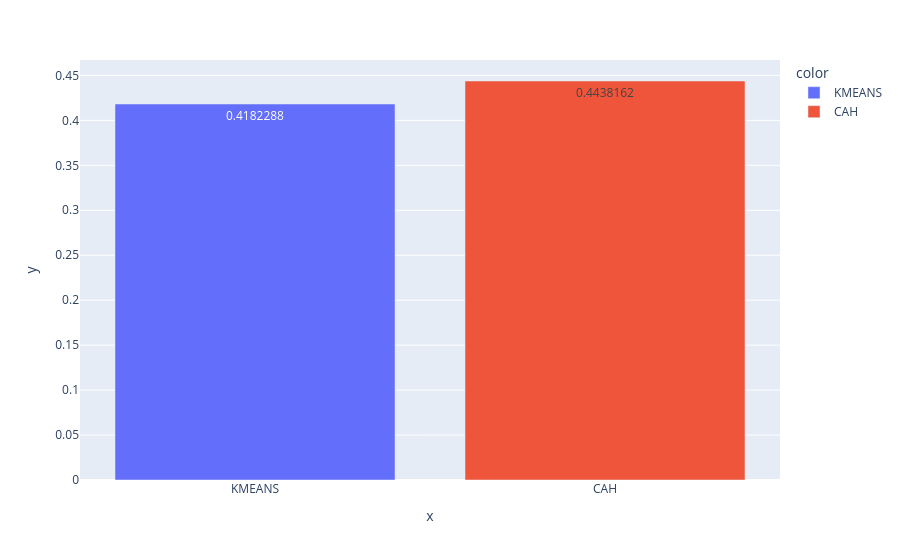

The notebook cell saved with this chart:
### Markdown cell above
#### <font color = "bisque"> Comparer Kmeans et CAH

### Code cell
# Diagramme en barre des silhouettes
Model_Names = ['KMEANS', 'CAH']
sil = [sil_kmeans, sil_cah]
fig = px.bar(x = Model_Names, y = sil, color = Model_Names, text_auto = True)
fig.show()

### Figure 1 — Plotly figure (JSON) as saved in the notebook; plotly's stock layout.template omitted (floating-point values rounded to 4 significant figures)
{"data": [{"hovertemplate": "color=KMEANS<br>x=%{x}<br>y=%{y}<extra></extra>", "legendgroup": "KMEANS", "marker": {"color": "#636efa", "pattern": {"shape": ""}}, "name": "KMEANS", "orientation": "v", "showlegend": true, "textposition": "auto", "texttemplate": "%{y}", "type": "bar", "x": ["KMEANS"], "xaxis": "x", "y": [0.4182], "yaxis": "y"}, {"hovertemplate": "color=CAH<br>x=%{x}<br>y=%{y}<extra></extra>", "legendgroup": "CAH", "marker": {"color": "#EF553B", "pattern": {"shape": ""}}, "name": "CAH", "orientation": "v", "showlegend": true, "textposition": "auto", "texttemplate": "%{y}", "type": "bar", "x": ["CAH"], "xaxis": "x", "y": [0.4438], "yaxis": "y"}], "layout": {"barmode": "relative", "legend": {"title": {"text": "color"}, "tracegroupgap": 0}, "margin": {"t": 60}, "xaxis": {"anchor": "y", "domain": [0.0, 1.0], "title": {"text": "x"}}, "yaxis": {"anchor": "x", "domain": [0.0, 1.0], "title": {"text": "y"}}}}
